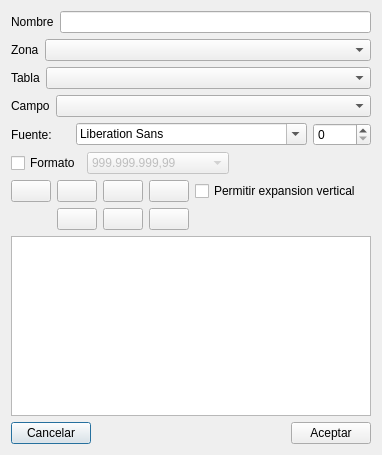
<?xml version="1.0" encoding="UTF-8"?>
<ui version="4.0">
 <class>editFieldDlg</class>
 <widget class="QDialog" name="editFieldDlg">
  <property name="geometry">
   <rect>
    <x>0</x>
    <y>0</y>
    <width>382</width>
    <height>455</height>
   </rect>
  </property>
  <property name="maximumSize">
   <size>
    <width>382</width>
    <height>455</height>
   </size>
  </property>
  <property name="windowTitle">
   <string>Configuracion de campos</string>
  </property>
  <property name="windowIcon">
   <iconset resource="../recoverdrake.qrc">
    <normaloff>:/Imagenes/shape_move_back.png</normaloff>:/Imagenes/shape_move_back.png</iconset>
  </property>
  <layout class="QGridLayout" name="gridLayout_8">
   <item row="0" column="0">
    <layout class="QGridLayout" name="gridLayout_5">
     <item row="0" column="0">
      <widget class="QLabel" name="label_5">
       <property name="text">
        <string>Nombre</string>
       </property>
      </widget>
     </item>
     <item row="0" column="1">
      <widget class="QLineEdit" name="txtNombre"/>
     </item>
    </layout>
   </item>
   <item row="1" column="0">
    <layout class="QGridLayout" name="gridLayout">
     <item row="0" column="0">
      <widget class="QLabel" name="label">
       <property name="text">
        <string>Zona</string>
       </property>
      </widget>
     </item>
     <item row="0" column="1">
      <widget class="QComboBox" name="comboZona">
       <property name="sizePolicy">
        <sizepolicy hsizetype="Expanding" vsizetype="Fixed">
         <horstretch>0</horstretch>
         <verstretch>0</verstretch>
        </sizepolicy>
       </property>
      </widget>
     </item>
    </layout>
   </item>
   <item row="2" column="0">
    <layout class="QGridLayout" name="gridLayout_2">
     <item row="0" column="0">
      <widget class="QLabel" name="label_2">
       <property name="text">
        <string>Tabla</string>
       </property>
      </widget>
     </item>
     <item row="0" column="1">
      <widget class="QComboBox" name="comboTabla">
       <property name="sizePolicy">
        <sizepolicy hsizetype="Expanding" vsizetype="Fixed">
         <horstretch>0</horstretch>
         <verstretch>0</verstretch>
        </sizepolicy>
       </property>
      </widget>
     </item>
    </layout>
   </item>
   <item row="3" column="0">
    <layout class="QGridLayout" name="gridLayout_3">
     <item row="0" column="0">
      <widget class="QLabel" name="label_3">
       <property name="text">
        <string>Campo</string>
       </property>
      </widget>
     </item>
     <item row="0" column="1">
      <widget class="QComboBox" name="comboCampo">
       <property name="sizePolicy">
        <sizepolicy hsizetype="Expanding" vsizetype="Fixed">
         <horstretch>0</horstretch>
         <verstretch>0</verstretch>
        </sizepolicy>
       </property>
      </widget>
     </item>
    </layout>
   </item>
   <item row="4" column="0">
    <layout class="QGridLayout" name="gridLayout_4">
     <item row="0" column="0">
      <widget class="QLabel" name="label_4">
       <property name="text">
        <string>Fuente:</string>
       </property>
      </widget>
     </item>
     <item row="0" column="1">
      <widget class="QFontComboBox" name="fontComboBox"/>
     </item>
     <item row="0" column="2">
      <widget class="QSpinBox" name="sizeSpin"/>
     </item>
    </layout>
   </item>
   <item row="5" column="0">
    <layout class="QGridLayout" name="gridLayout_7">
     <item row="0" column="2">
      <widget class="QComboBox" name="comobFormato">
       <property name="enabled">
        <bool>false</bool>
       </property>
       <property name="sizePolicy">
        <sizepolicy hsizetype="Expanding" vsizetype="Fixed">
         <horstretch>0</horstretch>
         <verstretch>0</verstretch>
        </sizepolicy>
       </property>
       <item>
        <property name="text">
         <string>999.999.999,99</string>
        </property>
       </item>
       <item>
        <property name="text">
         <string>999,999,999.99</string>
        </property>
       </item>
       <item>
        <property name="text">
         <string>999999999,99</string>
        </property>
       </item>
       <item>
        <property name="text">
         <string>999999999.99</string>
        </property>
       </item>
       <item>
        <property name="text">
         <string>999.999.999,999</string>
        </property>
       </item>
       <item>
        <property name="text">
         <string>999.999.999,9999</string>
        </property>
       </item>
       <item>
        <property name="text">
         <string>dd/mm/aa</string>
        </property>
       </item>
       <item>
        <property name="text">
         <string>dd/mm/aaaa</string>
        </property>
       </item>
      </widget>
     </item>
     <item row="0" column="1">
      <widget class="QCheckBox" name="checkBox_2">
       <property name="text">
        <string>Formato</string>
       </property>
      </widget>
     </item>
     <item row="0" column="3">
      <spacer name="horizontalSpacer_3">
       <property name="orientation">
        <enum>Qt::Horizontal</enum>
       </property>
       <property name="sizeHint" stdset="0">
        <size>
         <width>40</width>
         <height>20</height>
        </size>
       </property>
      </spacer>
     </item>
    </layout>
   </item>
   <item row="6" column="0">
    <layout class="QGridLayout" name="gridLayout_6">
     <item row="0" column="2">
      <widget class="QPushButton" name="btnItalic">
       <property name="maximumSize">
        <size>
         <width>43</width>
         <height>24</height>
        </size>
       </property>
       <property name="text">
        <string/>
       </property>
       <property name="icon">
        <iconset resource="../recoverdrake.qrc">
         <normaloff>:/Imagenes/text_italic.png</normaloff>:/Imagenes/text_italic.png</iconset>
       </property>
       <property name="iconSize">
        <size>
         <width>25</width>
         <height>25</height>
        </size>
       </property>
       <property name="checkable">
        <bool>true</bool>
       </property>
       <property name="autoDefault">
        <bool>false</bool>
       </property>
      </widget>
     </item>
     <item row="0" column="3">
      <widget class="QPushButton" name="btnUnder">
       <property name="maximumSize">
        <size>
         <width>44</width>
         <height>24</height>
        </size>
       </property>
       <property name="text">
        <string/>
       </property>
       <property name="icon">
        <iconset resource="../recoverdrake.qrc">
         <normaloff>:/Imagenes/text_underline.png</normaloff>:/Imagenes/text_underline.png</iconset>
       </property>
       <property name="iconSize">
        <size>
         <width>25</width>
         <height>25</height>
        </size>
       </property>
       <property name="checkable">
        <bool>true</bool>
       </property>
       <property name="autoDefault">
        <bool>false</bool>
       </property>
      </widget>
     </item>
     <item row="0" column="0">
      <widget class="QPushButton" name="btnColor">
       <property name="maximumSize">
        <size>
         <width>43</width>
         <height>24</height>
        </size>
       </property>
       <property name="text">
        <string/>
       </property>
       <property name="icon">
        <iconset resource="../recoverdrake.qrc">
         <normaloff>:/Imagenes/pantone.png</normaloff>:/Imagenes/pantone.png</iconset>
       </property>
       <property name="iconSize">
        <size>
         <width>25</width>
         <height>25</height>
        </size>
       </property>
       <property name="autoDefault">
        <bool>false</bool>
       </property>
      </widget>
     </item>
     <item row="1" column="3">
      <widget class="QPushButton" name="btnRigth">
       <property name="maximumSize">
        <size>
         <width>44</width>
         <height>24</height>
        </size>
       </property>
       <property name="text">
        <string/>
       </property>
       <property name="icon">
        <iconset resource="../recoverdrake.qrc">
         <normaloff>:/Imagenes/text_align_right.png</normaloff>:/Imagenes/text_align_right.png</iconset>
       </property>
       <property name="iconSize">
        <size>
         <width>25</width>
         <height>25</height>
        </size>
       </property>
       <property name="autoDefault">
        <bool>false</bool>
       </property>
       <property name="flat">
        <bool>false</bool>
       </property>
      </widget>
     </item>
     <item row="1" column="2">
      <widget class="QPushButton" name="btnCenter">
       <property name="maximumSize">
        <size>
         <width>43</width>
         <height>24</height>
        </size>
       </property>
       <property name="text">
        <string/>
       </property>
       <property name="icon">
        <iconset resource="../recoverdrake.qrc">
         <normaloff>:/Imagenes/text_align_center.png</normaloff>:/Imagenes/text_align_center.png</iconset>
       </property>
       <property name="iconSize">
        <size>
         <width>25</width>
         <height>25</height>
        </size>
       </property>
       <property name="autoDefault">
        <bool>false</bool>
       </property>
      </widget>
     </item>
     <item row="1" column="1">
      <widget class="QPushButton" name="btnLeft">
       <property name="maximumSize">
        <size>
         <width>43</width>
         <height>24</height>
        </size>
       </property>
       <property name="text">
        <string/>
       </property>
       <property name="icon">
        <iconset resource="../recoverdrake.qrc">
         <normaloff>:/Imagenes/text_align_left.png</normaloff>:/Imagenes/text_align_left.png</iconset>
       </property>
       <property name="iconSize">
        <size>
         <width>25</width>
         <height>25</height>
        </size>
       </property>
       <property name="autoDefault">
        <bool>false</bool>
       </property>
      </widget>
     </item>
     <item row="0" column="1">
      <widget class="QPushButton" name="btnBold">
       <property name="maximumSize">
        <size>
         <width>43</width>
         <height>24</height>
        </size>
       </property>
       <property name="text">
        <string/>
       </property>
       <property name="icon">
        <iconset resource="../recoverdrake.qrc">
         <normaloff>:/Imagenes/text_bold.png</normaloff>:/Imagenes/text_bold.png</iconset>
       </property>
       <property name="iconSize">
        <size>
         <width>25</width>
         <height>25</height>
        </size>
       </property>
       <property name="checkable">
        <bool>true</bool>
       </property>
       <property name="autoDefault">
        <bool>false</bool>
       </property>
      </widget>
     </item>
     <item row="1" column="4">
      <spacer name="horizontalSpacer_2">
       <property name="orientation">
        <enum>Qt::Horizontal</enum>
       </property>
       <property name="sizeHint" stdset="0">
        <size>
         <width>40</width>
         <height>20</height>
        </size>
       </property>
      </spacer>
     </item>
     <item row="0" column="4">
      <widget class="QCheckBox" name="checkBox">
       <property name="text">
        <string>Permitir expansion vertical</string>
       </property>
      </widget>
     </item>
    </layout>
   </item>
   <item row="7" column="0">
    <widget class="QGraphicsView" name="graphicsView"/>
   </item>
   <item row="8" column="0">
    <layout class="QHBoxLayout" name="horizontalLayout">
     <item>
      <widget class="QPushButton" name="btnCancel">
       <property name="text">
        <string>Cancelar</string>
       </property>
       <property name="icon">
        <iconset resource="../recoverdrake.qrc">
         <normaloff>:/Imagenes/bad.png</normaloff>:/Imagenes/bad.png</iconset>
       </property>
       <property name="iconSize">
        <size>
         <width>25</width>
         <height>25</height>
        </size>
       </property>
      </widget>
     </item>
     <item>
      <spacer name="horizontalSpacer">
       <property name="orientation">
        <enum>Qt::Horizontal</enum>
       </property>
       <property name="sizeHint" stdset="0">
        <size>
         <width>40</width>
         <height>20</height>
        </size>
       </property>
      </spacer>
     </item>
     <item>
      <widget class="QPushButton" name="btnAceptar">
       <property name="text">
        <string>Aceptar</string>
       </property>
       <property name="icon">
        <iconset resource="../recoverdrake.qrc">
         <normaloff>:/Imagenes/good.png</normaloff>:/Imagenes/good.png</iconset>
       </property>
       <property name="iconSize">
        <size>
         <width>25</width>
         <height>25</height>
        </size>
       </property>
      </widget>
     </item>
    </layout>
   </item>
  </layout>
 </widget>
 <tabstops>
  <tabstop>btnAceptar</tabstop>
  <tabstop>txtNombre</tabstop>
  <tabstop>comboZona</tabstop>
  <tabstop>comboTabla</tabstop>
  <tabstop>comboCampo</tabstop>
  <tabstop>fontComboBox</tabstop>
  <tabstop>sizeSpin</tabstop>
  <tabstop>comobFormato</tabstop>
  <tabstop>checkBox_2</tabstop>
  <tabstop>btnItalic</tabstop>
  <tabstop>btnUnder</tabstop>
  <tabstop>btnColor</tabstop>
  <tabstop>btnRigth</tabstop>
  <tabstop>btnCenter</tabstop>
  <tabstop>btnLeft</tabstop>
  <tabstop>btnBold</tabstop>
  <tabstop>checkBox</tabstop>
  <tabstop>btnCancel</tabstop>
  <tabstop>graphicsView</tabstop>
 </tabstops>
 <resources>
  <include location="../recoverdrake.qrc"/>
 </resources>
 <connections/>
</ui>
